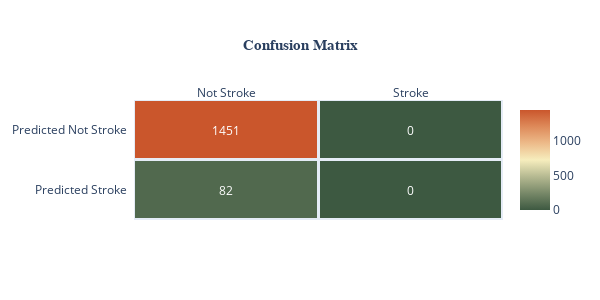

This figure's notebook cell:
### Code cell
# Support Vector Machine Classification
RF_classif= SVC()
Model(RF_classif)

### Figure 1 — Plotly figure (JSON) as saved in the notebook; plotly's stock layout.template omitted (floating-point values rounded to 4 significant figures)
{"data": [{"colorscale": [[0, "rgb(61, 89, 65)"], [0.1667, "rgb(119, 136, 104)"], [0.3333, "rgb(181, 185, 145)"], [0.5, "rgb(246, 237, 189)"], [0.6667, "rgb(237, 187, 138)"], [0.8333, "rgb(222, 138, 90)"], [1, "rgb(202, 86, 44)"]], "reversescale": false, "showscale": true, "type": "heatmap", "x": ["Not Stroke", "Stroke"], "xgap": 3, "y": ["Predicted Not Stroke", "Predicted Stroke"], "ygap": 3, "z": [[1451, 0], [82, 0]]}], "layout": {"annotations": [{"font": {"color": "#FFFFFF"}, "showarrow": false, "text": "1451", "x": "Not Stroke", "xref": "x", "y": "Predicted Not Stroke", "yref": "y"}, {"font": {"color": "#FFFFFF"}, "showarrow": false, "text": "0", "x": "Stroke", "xref": "x", "y": "Predicted Not Stroke", "yref": "y"}, {"font": {"color": "#FFFFFF"}, "showarrow": false, "text": "82", "x": "Not Stroke", "xref": "x", "y": "Predicted Stroke", "yref": "y"}, {"font": {"color": "#FFFFFF"}, "showarrow": false, "text": "0", "x": "Stroke", "xref": "x", "y": "Predicted Stroke", "yref": "y"}], "height": 300, "title": {"font": {"family": "Courier New", "size": 15}, "text": "<b>Confusion Matrix<b>", "x": 0.5}, "width": 600, "xaxis": {"dtick": 1, "gridcolor": "rgb(0, 0, 0)", "showgrid": false, "side": "top", "ticks": ""}, "yaxis": {"autorange": "reversed", "dtick": 1, "showgrid": false, "ticks": "", "ticksuffix": "  "}}}
